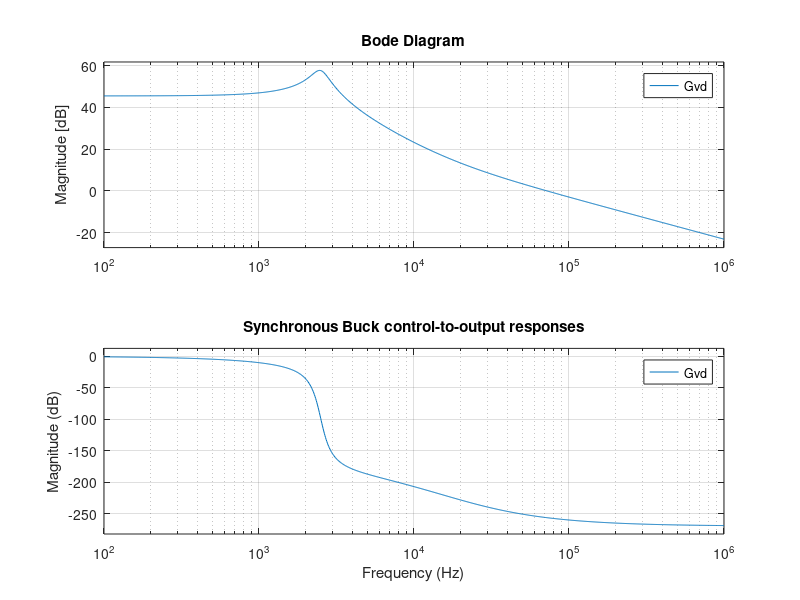

Reproduce this figure in MATLAB.
close all;

% Synchronous Buck dc-dc converter element values
L = 160e-6; % inductance
Rs = 30e-3; % series resistance RL + Ron
C = 160e-6; % output filter capacitance
Resr = 0.8e-3; % capacitor equivalent series resistance
Vg = 30; % input voltage
R = 10; % load resistance
VM = 1; % PWM saw-tooth amplitude
Vref = 1.8; % reference voltage
H = 1; % sensing gain
D = 0.6;

%% Gvd transfer function salient features
wesr = (((1-D)^2) * R)/(D * L); % esr zero
wo = (1-D)/sqrt(C*L); % center frequency of the pair of poles
Q = (1-D) * R * sqrt(C/L); % Q factor
Gd0 = Vg/((1-D)^2);

%% Open-loop control-to-output transfer function
s = tf('s');
Gvd = Gd0*(1-s/wesr)/(1+(1/Q)*(s/wo)+(s/wo)^2);

%% Plot magnitude and phase responses
figure;
bode(Gvd); % generate the magnitude and phase responses

% Set plot options
set(gca, 'XScale', 'log'); % set logarithmic scale for frequency axis
xlabel('Frequency (Hz)');
ylabel('Magnitude (dB)');
title('Synchronous Buck control-to-output responses');
grid on;

% Magnitude and phase responses at a specific frequency
fx = 5000; % frequency in Hz
[magnitude_in_dB, phase_in_degrees] = bode(Gvd, 2*pi*fx); % Obtain magnitude and phase at a specific frequency
magnitude_in_dB = 20*log10(magnitude_in_dB); % Convert magnitude to dB
phase_in_degrees = unwrap(phase_in_degrees) * 180/pi; % Unwrap phase and convert to degrees
fprintf('Magnitude response of Gvd at %1.0f Hz is %1.4f dB\n', fx, magnitude_in_dB);
fprintf('Phase response of Gvd at %1.0f Hz is %1.4f degrees\n', fx, phase_in_degrees);

